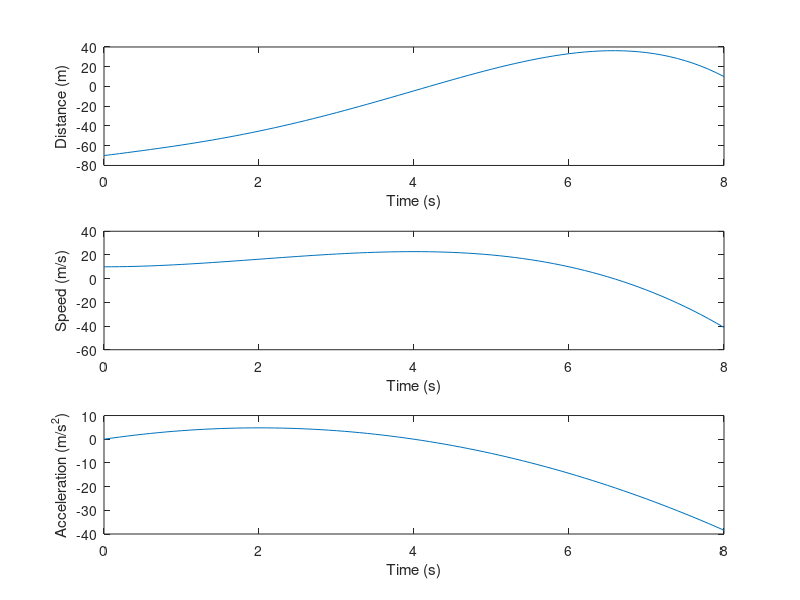

This chart was generated by the following MATLAB code:
%act3prob3.m
%This is a solution to Activity #3 Problem #3

xAxisLabel='Time (s)';
t=0:0.1:8;
x=-.1*t.^4+.8*t.^3+10*t-70;
v=-.4*t.^3+2.4*t.^2+10;
a=-1.2*t.^2+4.8*t;

subplot(3,1,1),plot(t,x);
xlabel(xAxisLabel);
ylabel('Distance (m)');
subplot(3,1,2),plot(t,v);
xlabel(xAxisLabel);
ylabel('Speed (m/s)');
subplot(3,1,3),plot(t,a);
xlabel(xAxisLabel);
ylabel('Acceleration (m/s^2)');